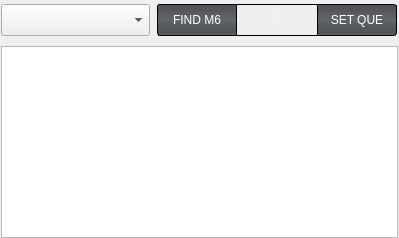
                 <widget class="QWidget" name="Page1gcodeedit">
                  <layout class="QVBoxLayout" name="verticalLayout_2" stretch="0,0">
                   <property name="spacing">
                    <number>6</number>
                   </property>
                   <property name="sizeConstraint">
                    <enum>QLayout::SizeConstraint::SetMinimumSize</enum>
                   </property>
                   <property name="leftMargin">
                    <number>1</number>
                   </property>
                   <property name="topMargin">
                    <number>0</number>
                   </property>
                   <property name="rightMargin">
                    <number>1</number>
                   </property>
                   <property name="bottomMargin">
                    <number>0</number>
                   </property>
                   <item>
                    <widget class="QWidget" name="widget_6" native="true">
                     <property name="minimumSize">
                      <size>
                       <width>0</width>
                       <height>40</height>
                      </size>
                     </property>
                     <property name="maximumSize">
                      <size>
                       <width>16777215</width>
                       <height>40</height>
                      </size>
                     </property>
                     <layout class="QHBoxLayout" name="horizontalLayout_12">
                      <property name="leftMargin">
                       <number>0</number>
                      </property>
                      <property name="topMargin">
                       <number>1</number>
                      </property>
                      <property name="rightMargin">
                       <number>0</number>
                      </property>
                      <property name="bottomMargin">
                       <number>1</number>
                      </property>
                      <item>
                       <widget class="RecentFileComboBox" name="recentfilecombobox">
                        <property name="sizePolicy">
                         <sizepolicy hsizetype="Preferred" vsizetype="Fixed">
                          <horstretch>1</horstretch>
                          <verstretch>0</verstretch>
                         </sizepolicy>
                        </property>
                        <property name="minimumSize">
                         <size>
                          <width>149</width>
                          <height>32</height>
                         </size>
                        </property>
                        <property name="maximumSize">
                         <size>
                          <width>16777215</width>
                          <height>32</height>
                         </size>
                        </property>
                        <property name="focusPolicy">
                         <enum>Qt::FocusPolicy::NoFocus</enum>
                        </property>
                        <property name="resource" stdset="0">
                         <string/>
                        </property>
                       </widget>
                      </item>
                      <item>
                       <widget class="QWidget" name="widget_9" native="true">
                        <property name="sizePolicy">
                         <sizepolicy hsizetype="Minimum" vsizetype="Preferred">
                          <horstretch>0</horstretch>
                          <verstretch>0</verstretch>
                         </sizepolicy>
                        </property>
                        <layout class="QHBoxLayout" name="horizontalLayout_14">
                         <property name="spacing">
                          <number>0</number>
                         </property>
                         <property name="leftMargin">
                          <number>1</number>
                         </property>
                         <property name="topMargin">
                          <number>1</number>
                         </property>
                         <property name="rightMargin">
                          <number>1</number>
                         </property>
                         <property name="bottomMargin">
                          <number>1</number>
                         </property>
                         <item>
                          <widget class="QPushButton" name="find_m6_button">
                           <property name="sizePolicy">
                            <sizepolicy hsizetype="Fixed" vsizetype="Fixed">
                             <horstretch>0</horstretch>
                             <verstretch>0</verstretch>
                            </sizepolicy>
                           </property>
                           <property name="minimumSize">
                            <size>
                             <width>80</width>
                             <height>32</height>
                            </size>
                           </property>
                           <property name="maximumSize">
                            <size>
                             <width>80</width>
                             <height>32</height>
                            </size>
                           </property>
                           <property name="focusPolicy">
                            <enum>Qt::FocusPolicy::NoFocus</enum>
                           </property>
                           <property name="styleSheet">
                            <string notr="true">QPushButton {
	border: 1px solid black;
    border-top-left-radius: 3px;
    border-bottom-left-radius: 3px;
    border-top-right-radius: 0px;
    border-bottom-right-radius: 0px;
	color: white;
    font: 13pt &quot;Probe Basic Bebas Mono&quot;;
	background: qlineargradient(spread:pad, x1:0, y1:0, x2:0, y2:1, stop:0 rgb(81, 86, 85), stop:0.489795 rgb(99, 102, 102), stop:0.699799 rgb(85, 88, 94), stop:0.90444 rgb(77, 84, 86), stop:0.160246 rgb(83, 84, 91), stop:1 rgb(109, 115, 118));
}

.QPushButton:hover {
    background:  qlineargradient(x1: 0, y1: 0, x2: 0, y2: 1,
                                     stop: 0 #A19E9E, stop: 1.0 #5C5959);
}

.QPushButton:pressed {
    background:  qlineargradient(spread:pad, x1:0, y1:0, x2:0, y2:1, stop:0 rgba(85, 85, 238, 255), stop:0.544974 rgba(90, 91, 239, 255), stop:1 rgba(126, 135, 243, 255));
}</string>
                           </property>
                           <property name="text">
                            <string>FIND M6</string>
                           </property>
                          </widget>
                         </item>
                         <item>
                          <widget class="VCPLineEdit" name="run_from_line_Num">
                           <property name="sizePolicy">
                            <sizepolicy hsizetype="Fixed" vsizetype="Fixed">
                             <horstretch>0</horstretch>
                             <verstretch>0</verstretch>
                            </sizepolicy>
                           </property>
                           <property name="minimumSize">
                            <size>
                             <width>80</width>
                             <height>32</height>
                            </size>
                           </property>
                           <property name="maximumSize">
                            <size>
                             <width>80</width>
                             <height>32</height>
                            </size>
                           </property>
                           <property name="mouseTracking">
                            <bool>false</bool>
                           </property>
                           <property name="focusPolicy">
                            <enum>Qt::FocusPolicy::NoFocus</enum>
                           </property>
                           <property name="toolTip">
                            <string>&lt;html&gt;&lt;head/&gt;&lt;body&gt;&lt;p&gt;&lt;span style=&quot; font-weight:600; font-style:italic; text-decoration: underline; color:#ff0000;&quot;&gt;IMPORTANT WARNING!!!&lt;/span&gt;&lt;/p&gt;&lt;p&gt;&lt;span style=&quot; font-weight:600; color:#ff0000;&quot;&gt;RUN FROM LINE &lt;/span&gt;&lt;span style=&quot; color:#000000;&quot;&gt;does &lt;/span&gt;&lt;span style=&quot; font-weight:600; color:#ff0000;&quot;&gt;NOT &lt;/span&gt;&lt;span style=&quot; color:#000000;&quot;&gt;account for any&lt;/span&gt;&lt;/p&gt;&lt;p&gt;&lt;span style=&quot; color:#000000;&quot;&gt;preceding commands such as but not limited &lt;/span&gt;&lt;/p&gt;&lt;p&gt;&lt;span style=&quot; color:#000000;&quot;&gt;too the following:&lt;/span&gt;&lt;/p&gt;&lt;p&gt;&lt;span style=&quot; color:#000000;&quot;&gt;- XYZ positioning move Commands&lt;/span&gt;&lt;/p&gt;&lt;p&gt;&lt;span style=&quot; color:#000000;&quot;&gt;- Feedrate Commands&lt;/span&gt;&lt;/p&gt;&lt;p&gt;&lt;span style=&quot; color:#000000;&quot;&gt;- G5x Work Offset Commands&lt;/span&gt;&lt;/p&gt;&lt;p&gt;&lt;span style=&quot; color:#000000;&quot;&gt;- Tool Change Commands&lt;/span&gt;&lt;/p&gt;&lt;p&gt;&lt;span style=&quot; color:#000000;&quot;&gt;- Tool length offsets that need to be active&lt;/span&gt;&lt;/p&gt;&lt;p&gt;&lt;span style=&quot; color:#000000;&quot;&gt;- Spindle or Coolant ON Commands&lt;/span&gt;&lt;/p&gt;&lt;p&gt;&lt;span style=&quot; color:#000000;&quot;&gt;- ANY Commands not on the current line&lt;/span&gt;&lt;/p&gt;&lt;p&gt;&lt;span style=&quot; font-weight:600; color:#ff0000;&quot;&gt;It is recommended to be run from a previous&lt;/span&gt;&lt;/p&gt;&lt;p&gt;&lt;span style=&quot; font-weight:600; color:#ff0000;&quot;&gt;tool change line that reissues all of those &lt;/span&gt;&lt;/p&gt;&lt;p&gt;&lt;span style=&quot; font-weight:600; color:#ff0000;&quot;&gt;commands to avoid unexpected behavior!&lt;/span&gt;&lt;/p&gt;&lt;/body&gt;&lt;/html&gt;</string>
                           </property>
                           <property name="styleSheet">
                            <string notr="true">color: white;
border-radius: 0px;
border-top: 1px solid black;
border-bottom: 1px solid black;
font: 13pt&quot;Probe Basic Bebas Mono&quot;;
background-color: transparent;
padding-right: 3px;</string>
                           </property>
                           <property name="text">
                            <string/>
                           </property>
                           <property name="alignment">
                            <set>Qt::AlignmentFlag::AlignCenter</set>
                           </property>
                           <property name="readOnly">
                            <bool>true</bool>
                           </property>
                           <property name="placeholderText">
                            <string>0</string>
                           </property>
                          </widget>
                         </item>
                         <item>
                          <widget class="QPushButton" name="run_from_line_Btn">
                           <property name="minimumSize">
                            <size>
                             <width>80</width>
                             <height>32</height>
                            </size>
                           </property>
                           <property name="maximumSize">
                            <size>
                             <width>80</width>
                             <height>32</height>
                            </size>
                           </property>
                           <property name="focusPolicy">
                            <enum>Qt::FocusPolicy::NoFocus</enum>
                           </property>
                           <property name="styleSheet">
                            <string notr="true">QPushButton {
	border: 1px solid black;
    border-top-left-radius: 0px;
    border-bottom-left-radius: 0px;
    border-top-right-radius: 3px;
    border-bottom-right-radius: 3px;
    color: white;
    font: 13pt &quot;Probe Basic Bebas Mono&quot;;
	background: qlineargradient(spread:pad, x1:0, y1:0, x2:0, y2:1, stop:0 rgb(81, 86, 85), stop:0.489795 rgb(99, 102, 102), stop:0.699799 rgb(85, 88, 94), stop:0.90444 rgb(77, 84, 86), stop:0.160246 rgb(83, 84, 91), stop:1 rgb(109, 115, 118));
}

QPushButton:pressed, QPushButton:hover {
    background:  qlineargradient(x1: 0, y1: 0, x2: 0, y2: 1,
                                     stop: 0 #A19E9E, stop: 1.0 #5C5959);
}

QPushButton:checked[option=&quot;true&quot;] {
    background:  qlineargradient(spread:pad, x1:0, y1:0, x2:0, y2:1, stop:0 rgba(85, 85, 238, 255), stop:0.544974 rgba(90, 91, 239, 255), stop:1 rgba(126, 135, 243, 255));
}

QPushButton:checked {
    background:  qlineargradient(spread:pad, x1:0, y1:0, x2:0, y2:1, stop:0 rgba(112, 112, 238, 255), stop:0.18 rgba(123, 123, 232, 255), stop:0.39 rgba(85, 85, 238, 255), stop:0.61 rgba(85, 85, 238, 255), stop:0.82 rgba(123, 123, 232, 255), stop:1 rgba(112, 112, 238, 255))
}</string>
                           </property>
                           <property name="text">
                            <string>SET QUE</string>
                           </property>
                           <property name="checkable">
                            <bool>true</bool>
                           </property>
                          </widget>
                         </item>
                        </layout>
                       </widget>
                      </item>
                     </layout>
                    </widget>
                   </item>
                   <item>
                    <widget class="GCodeEditor" name="gcodeEditor">
                     <property name="sizePolicy">
                      <sizepolicy hsizetype="Preferred" vsizetype="Preferred">
                       <horstretch>0</horstretch>
                       <verstretch>0</verstretch>
                      </sizepolicy>
                     </property>
                    </widget>
                   </item>
                  </layout>
                 </widget>
